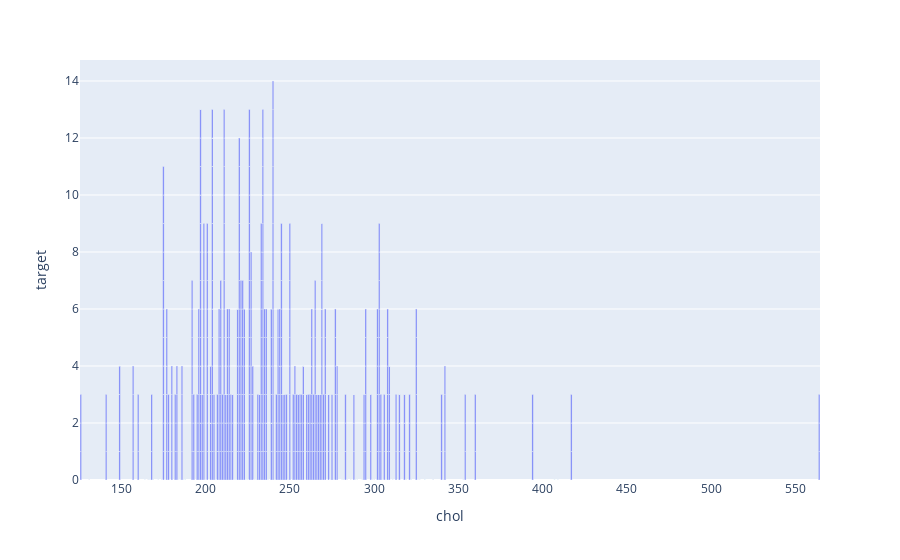

Here is the notebook cell this chart was saved with:
### Code cell
fig=px.bar(heart,heart['chol'],heart['target'])
fig.show()

### Figure 1 — Plotly figure (JSON) as saved in the notebook; plotly's stock layout.template omitted (floating-point values rounded to 4 significant figures; data arrays with more than 128 entries replaced by an {"elided": "..."} marker saying what was removed)
{"data": [{"alignmentgroup": "True", "hovertemplate": "chol=%{x}<br>target=%{y}<extra></extra>", "legendgroup": "", "marker": {"color": "#636efa", "pattern": {"shape": ""}}, "name": "", "offsetgroup": "", "orientation": "v", "showlegend": false, "textposition": "auto", "type": "bar", "x": {"elided": "1025 int values"}, "xaxis": "x", "y": {"elided": "1025 int values"}, "yaxis": "y"}], "layout": {"barmode": "relative", "legend": {"tracegroupgap": 0}, "margin": {"t": 60}, "xaxis": {"anchor": "y", "domain": [0, 1], "title": {"text": "chol"}}, "yaxis": {"anchor": "x", "domain": [0, 1], "title": {"text": "target"}}}}
